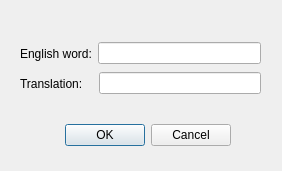
<?xml version="1.0" encoding="UTF-8"?>
<ui version="4.0">
 <class>glossary::gui::view::AddDictionaryWordPrompt</class>
 <widget class="QDialog" name="glossary::gui::view::AddDictionaryWordPrompt">
  <property name="windowModality">
   <enum>Qt::WindowModal</enum>
  </property>
  <property name="geometry">
   <rect>
    <x>0</x>
    <y>0</y>
    <width>282</width>
    <height>171</height>
   </rect>
  </property>
  <property name="windowTitle">
   <string>Add dictionary word</string>
  </property>
  <property name="modal">
   <bool>true</bool>
  </property>
  <widget class="QDialogButtonBox" name="buttonBox">
   <property name="geometry">
    <rect>
     <x>60</x>
     <y>120</y>
     <width>171</width>
     <height>31</height>
    </rect>
   </property>
   <property name="orientation">
    <enum>Qt::Horizontal</enum>
   </property>
   <property name="standardButtons">
    <set>QDialogButtonBox::Cancel|QDialogButtonBox::Ok</set>
   </property>
  </widget>
  <widget class="QWidget" name="layoutWidget">
   <property name="geometry">
    <rect>
     <x>20</x>
     <y>70</y>
     <width>241</width>
     <height>27</height>
    </rect>
   </property>
   <layout class="QHBoxLayout" name="horizontalLayout_2">
    <item>
     <widget class="QLabel" name="labelTranslation">
      <property name="text">
       <string>Translation:   </string>
      </property>
     </widget>
    </item>
    <item>
     <widget class="QLineEdit" name="editTranslation"/>
    </item>
   </layout>
  </widget>
  <widget class="QWidget" name="">
   <property name="geometry">
    <rect>
     <x>20</x>
     <y>40</y>
     <width>241</width>
     <height>27</height>
    </rect>
   </property>
   <layout class="QHBoxLayout" name="horizontalLayout">
    <item>
     <widget class="QLabel" name="labelEnglishWord">
      <property name="text">
       <string>English word:</string>
      </property>
     </widget>
    </item>
    <item>
     <widget class="QLineEdit" name="editEnglishWord"/>
    </item>
   </layout>
  </widget>
 </widget>
 <resources/>
 <connections>
  <connection>
   <sender>buttonBox</sender>
   <signal>accepted()</signal>
   <receiver>glossary::gui::view::AddDictionaryWordPrompt</receiver>
   <slot>accept()</slot>
   <hints>
    <hint type="sourcelabel">
     <x>248</x>
     <y>254</y>
    </hint>
    <hint type="destinationlabel">
     <x>157</x>
     <y>274</y>
    </hint>
   </hints>
  </connection>
  <connection>
   <sender>buttonBox</sender>
   <signal>rejected()</signal>
   <receiver>glossary::gui::view::AddDictionaryWordPrompt</receiver>
   <slot>reject()</slot>
   <hints>
    <hint type="sourcelabel">
     <x>316</x>
     <y>260</y>
    </hint>
    <hint type="destinationlabel">
     <x>286</x>
     <y>274</y>
    </hint>
   </hints>
  </connection>
 </connections>
</ui>
